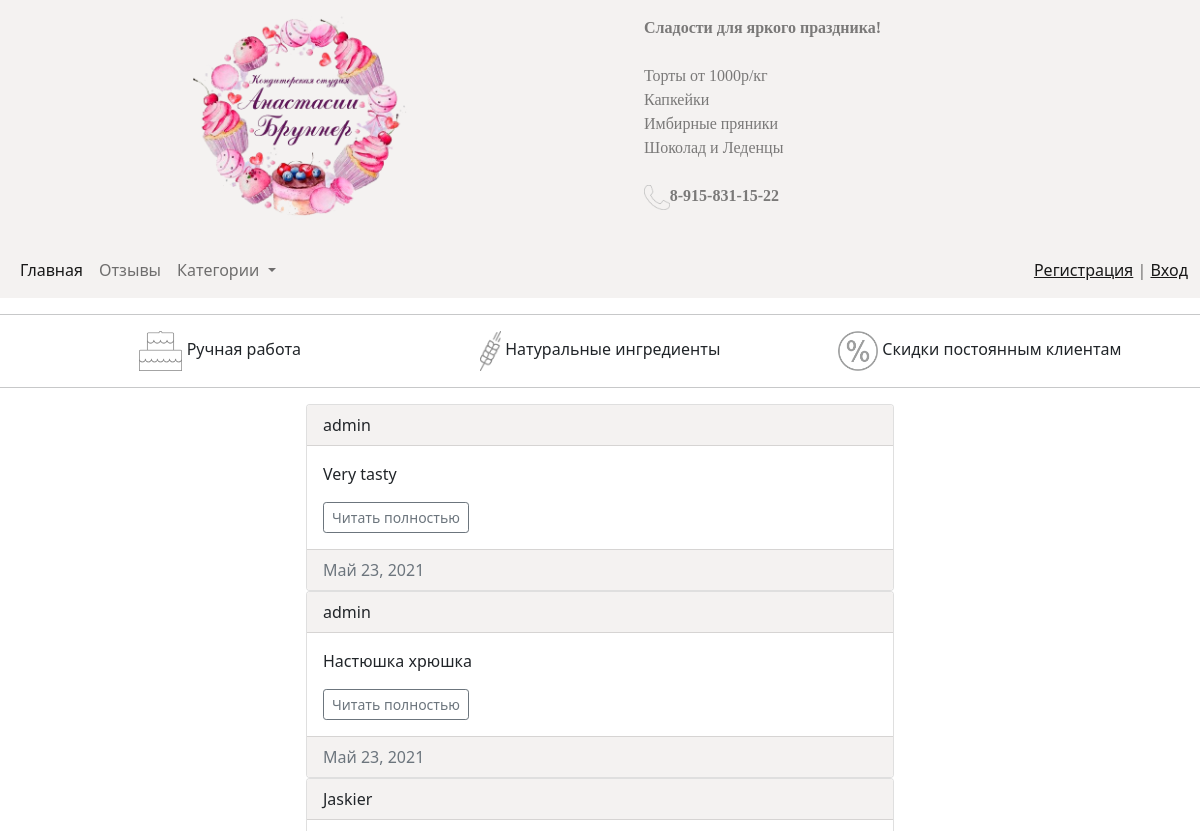
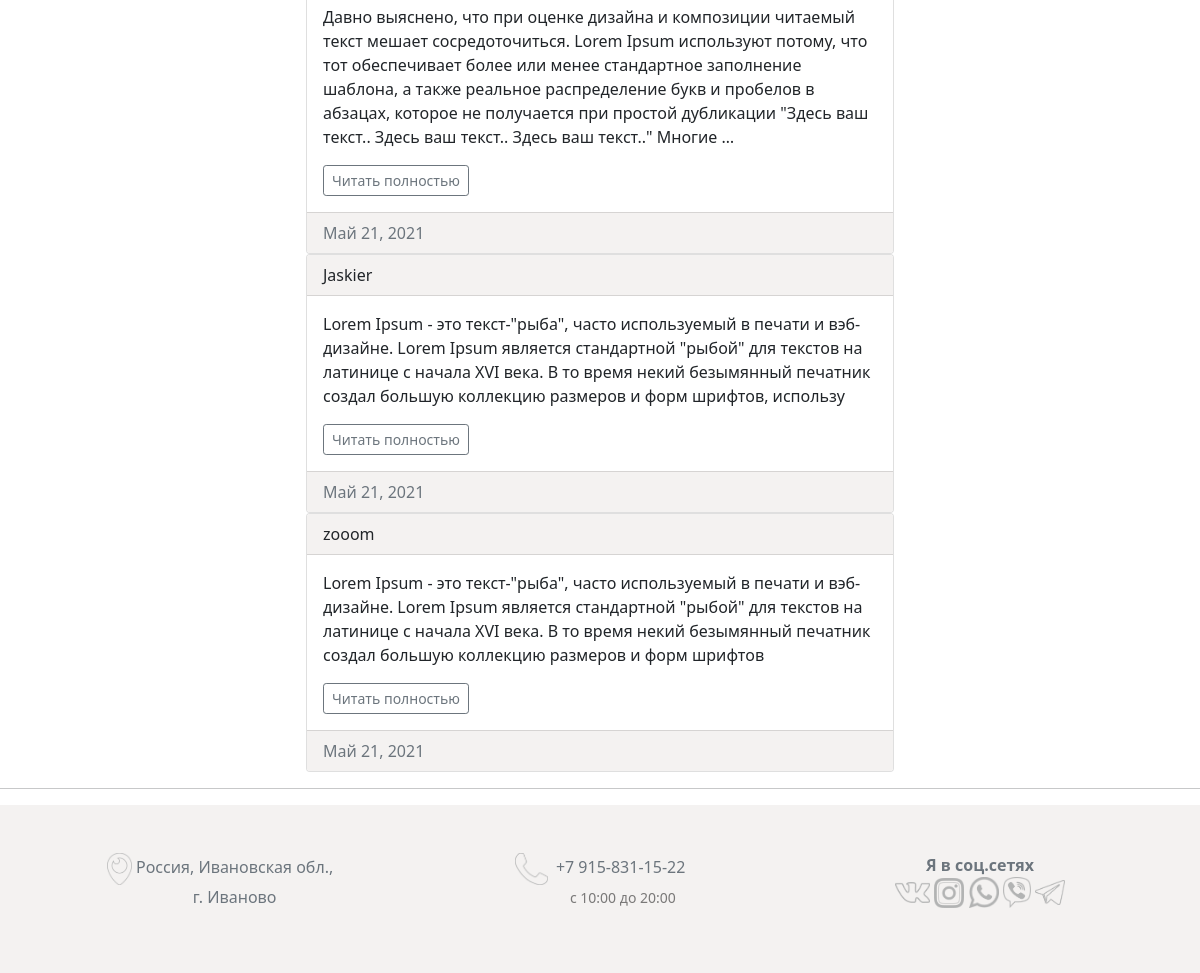
Page /comments/ on the committed database (2 pictures, top to bottom).
### comments/models.py (models this page shows, shortened)
class Comment(models.Model):
    text = models.TextField(verbose_name='Текст отзыва')
    created_at = models.DateField(auto_now_add=True, verbose_name='Дата создания')
    author = models.ForeignKey(User, on_delete=models.SET_DEFAULT, default='User', verbose_name='Автор')
    def get_absolute_url(self):
        return reverse_lazy('comment_detail', kwargs={'pk': self.pk})
    class Meta:
        verbose_name = 'Комментарий'
        verbose_name_plural = 'Комментарии'
        ordering = ['-created_at']

### comments/views.py (the view)
# urls.py: path('', CommentsView.as_view(), name='comments'),
class CommentsView(ListView):
    model = Comment
    template_name = 'comments/comment_list.html'
    context_object_name = 'comments'
    def get_context_data(self, *, object_list=None, **kwargs):
        context = super().get_context_data(**kwargs)
        context['title'] = 'Комментарии'
        return context

### sweets/models.py (called while the page is built)
    def get_absolute_url(self):
        return reverse('cake_by_category', kwargs={'category_id': self.pk})

### sweets/templatetags/menu.py (called while the page is built)
@register.inclusion_tag('sweets/menu_tpl.html')
def menu_category(menu_class='menu'):
    categories = Category.objects.all()
    return {'categories': categories, 'menu_class': menu_class}

### comments/templates/comments/comment_list.html (shortened to what this page needs)
{% extends 'sweets/base.html' %}
{% block nav %}
    {% include 'sweets/menu.html' %}
{% endblock %}
{% block content %}
    <div class="row row-cols-sm-4">
        <div class="col-sm-6 offset-sm-3">
            {% for comment in comments %}
            <div class="card">
                <div class="card-header" id="header-color">
                    {{ comment.author }}
                </div>
                <div class="card-body">
                    <p class="card-text">{{ comment.text|linebreaksbr|truncatewords:50 }}</p>
                    <a href="{{ comment.get_absolute_url }}" class="btn btn-outline-secondary btn-sm">Читать полностью</a>
                </div>
                <div class="card-footer text-muted" id="header-color">
                    {{ comment.created_at }}
                </div>
            </div>
            {% endfor %}
        </div>
    </div>
{% endblock %}

### templates/sweets/base.html (shortened to what this page needs)
{% load static %}
<!doctype html>
<html lang="en">
<head>
    <link href="{% static 'css/bootstrap.min.css' %}" rel="stylesheet">
    <link rel="stylesheet" href="{% static 'css/style.css' %}">
</head>
<body>
{% include 'sweets/header.html' %}
{% block nav %}
{% endblock %}
<hr>
<div class="container">
    <div class="row">
        <div class="col-sm text-center"><img src="{% static 'images/handmade.png' %}" width="auto" height="40" alt="">
            Ручная
            работа
        </div>
        <div class="col-sm text-center"><img src="{% static 'images/natural.png' %}" width="auto" height="40" alt="">
            Натуральные ингредиенты
        </div>
        <div class="col-sm text-center"><img src="{% static 'images/discount.png' %}" width="auto" height="40" alt="">
            Скидки
            постоянным клиентам
        </div>
    </div>
</div>
<hr>
{% block content %}
{% endblock content %}
{% include 'sweets/footer.html' %}
</body>
</html>

### templates/sweets/header.html
{% load static %}
<header id="header-color">
    <div class="container-fluid text-black-50" id="header-text">
        <div class="row row-cols-2">
            <div class="col-sm-6 py-3 text-center">
                <a href="{% url 'home' %}" class="text-black-50"><img src="{% static 'images/logo_color.png' %}"
                                                                      width="auto" height="200" alt=""></a>
            </div>
            <div class="col-sm-6 py-3">
                <ul>
                    <li><strong>Сладости для яркого праздника!</strong></li>
                    <br>
                    <li>Торты от 1000р/кг</li>
                    <li>Капкейки</li>
                    <li>Имбирные пряники</li>
                    <li>Шоколад и Леденцы</li>
                    <br>
                    <li><img src="{% static 'images/phone.png' %}" width="auto" height="25" alt=""><strong>8-915-831-15-22</strong></li>
                </ul>
            </div>
        </div>
    </div>
</header>

### templates/sweets/menu.html (shortened to what this page needs)
{% load menu %}
{% load static %}
<nav class="navbar navbar-expand-lg navbar-light" id="header-color">
    <div class="container-fluid">
        <div class="collapse navbar-collapse" id="navbarTogglerDemo02">
            <ul class="navbar-nav me-auto mb-2 mb-lg-0">
                <li class="nav-item">
                    <a class="nav-link active" aria-current="page" href="{% url 'home' %}">Главная</a>
                </li>
                <li class="nav-item">
                    <a class="nav-link" href="{% url 'comments' %}">Отзывы</a>
                </li>
                {% menu_category %}
            </ul>
            <span class="navbar-text">
                {% if request.user.is_authenticated %}
                    <p>Вы вошли как {{ user.username }} | <a href="{% url 'logout' %}">Выход</a></p>
                {% else %}
                    <a href="{% url 'registration' %}">Регистрация</a> | <a href="{% url 'login' %}">Вход</a>
                {% endif %}
      </span>
        </div>
    </div>
</nav>

### templates/sweets/menu_tpl.html (shortened to what this page needs)
<li class="nav-item dropdown">
    <a class="nav-link dropdown-toggle" href="#" id="navbarDropdownMenuLink" role="button"
       data-bs-toggle="dropdown" aria-expanded="false">
        Категории
    </a>
</li>

### templates/sweets/footer.html
{% load static %}
<hr>
<footer class="text-muted py-5" id="header-color">
    <div class="container">
        <div class="row">
            <div class="col-sm text-center">
                <p><img src="{% static 'images/location.png' %}" width="auto" height="32" alt="">&nbsp;Россия, Ивановская обл.,<br>&nbsp;&nbsp;&nbsp;&nbsp;&nbsp;&nbsp;
                        г. Иваново</p>
            </div>
            <div class="col-sm text-center">
                <p><img src="{% static 'images/phone.png' %}" width="auto" height="32" alt="">&nbsp; +7 915-831-15-22 <br>&nbsp;&nbsp;&nbsp;&nbsp;&nbsp;&nbsp;&nbsp;&nbsp;&nbsp;&nbsp;
                <small class="text-black-50">с 10:00 до 20:00</small></p>
            </div>
            <div class="col-sm text-center">
                <p>
                    <strong>Я в соц.сетях</strong><br>
                    <a href="https://vk.com/brunner_sweets" target="_blank"><img src="{% static 'images/vk.png' %}" width="35" height="auto"
                                                                 alt=""></a>
                    <a href="https://www.instagram.com/brunner_sweets/" target="_blank"><img
                            src="{% static 'images/instagramm.png' %}" width="30" height="auto" alt=""></a>
                    <a href="https://wa.me/79158311522" target="_blank"><img src="{% static 'images/wa.png' %}" width="30" height="auto"
                                                             alt=""></a>
                    <a href="viber://chat?number=79158311522" target="_blank"><img
                            src="{% static 'images/viber.png' %}" width="28" height="auto"
                            alt=""></a>
                    <a href="tg://resolve?domain=Brunner_sweets" target="_blank"><img
                            src="{% static 'images/telegram.png' %}" width="30" height="auto"
                            alt=""></a>
                </p>
            </div>
        </div>
    </div>
</footer>

### sweets/static/css/style.css (style rules this page uses)
#header-color { background: #F4F2F1; }
#header-text { font-family: "Cambria", serif; font-size: 16px; }
li { list-style-type: none; }

### rows in the picture
Comment: author "admin", text "Very tasty", created_at "Май 23, 2021"
Comment: author "admin", text "Настюшка хрюшка", created_at "Май 23, 2021"
Comment: author "Jaskier", text "Давно выяснено, что при оценке дизайна и композиции читаемый текст мешает сосредоточиться. Lorem Ipsum используют потому, что тот обеспечивает более или менее стандартное заполнение шаблона, а также реальное распределение букв и пробелов в абзацах, которое не получается при простой дубликации \"Здесь ваш текст.. Здесь ваш текст.. Здесь ваш текст..\" Многие …", created_at "Май 21, 2021"
Comment: author "Jaskier", text "Lorem Ipsum - это текст-\"рыба\", часто используемый в печати и вэб-дизайне. Lorem Ipsum является стандартной \"рыбой\" для текстов на латинице с начала XVI века. В то время некий безымянный печатник создал большую коллекцию размеров и форм шрифтов, использу", created_at "Май 21, 2021"
Comment: author "zooom", text "Lorem Ipsum - это текст-\"рыба\", часто используемый в печати и вэб-дизайне. Lorem Ipsum является стандартной \"рыбой\" для текстов на латинице с начала XVI века. В то время некий безымянный печатник создал большую коллекцию размеров и форм шрифтов", created_at "Май 21, 2021"
